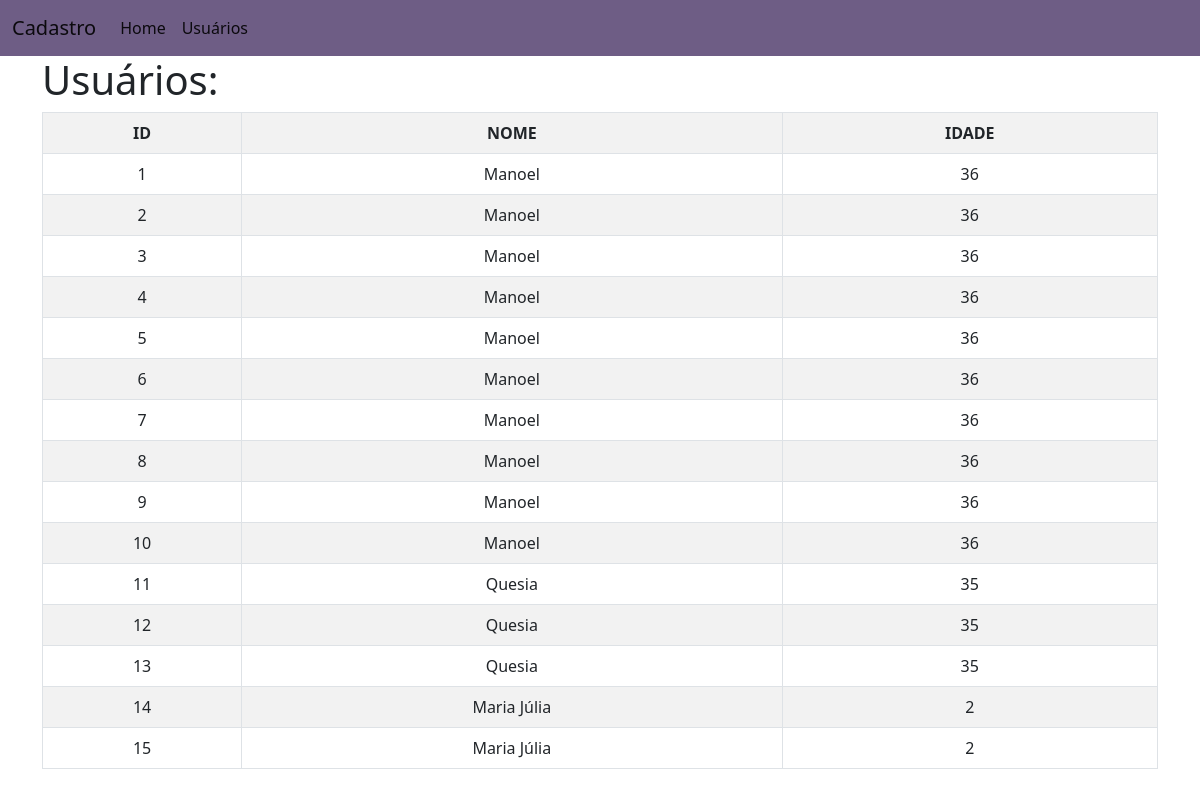
/listausuarios/, run on an earlier commit of the app's database.
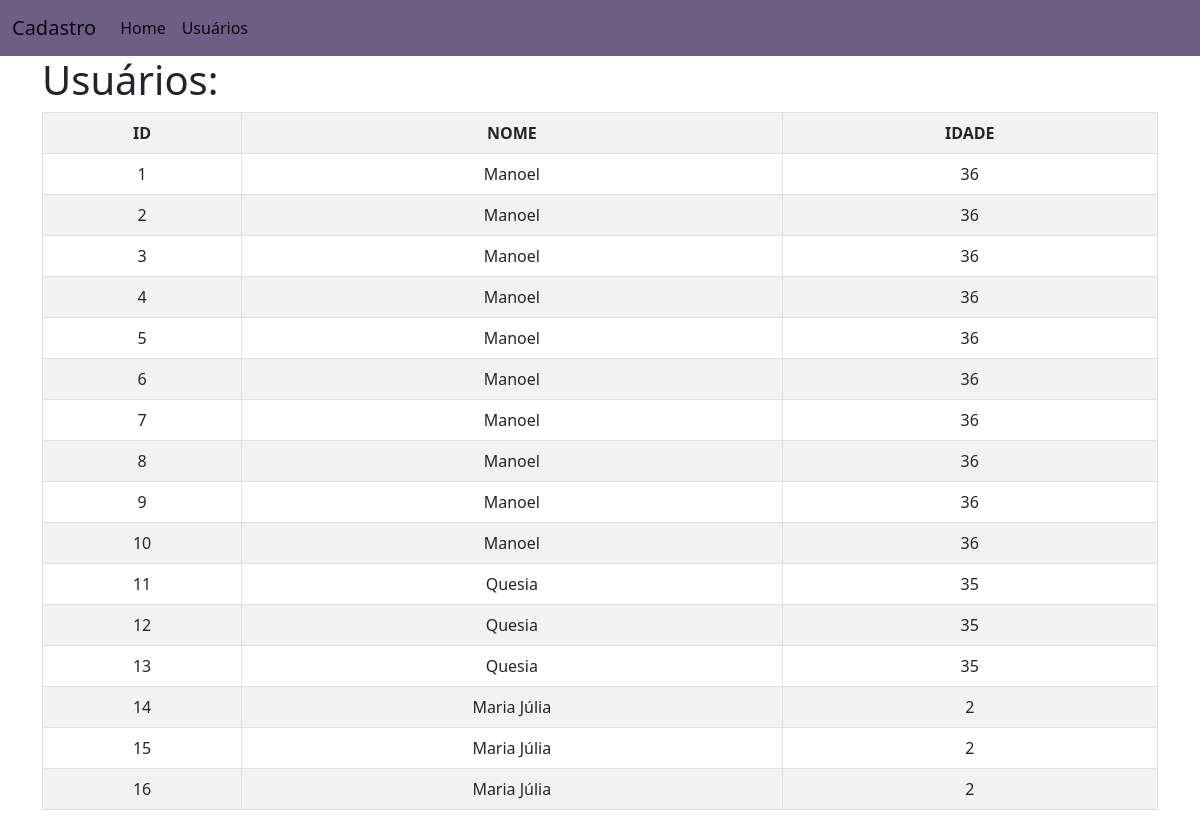
And on a later commit of the database.
### app_cad_users/models.py (models this page shows)
class Usuario(models.Model):
    id_usuario = models.AutoField(primary_key=True)
    nome = models.TextField(max_length=255)
    idade = models.IntegerField()

### app_cad_users/views.py (the view)
# urls.py: path('listausuarios/', views.ver_user, name='ver_user')
def ver_user(request):
    usuarios = {
    'usuarios': Usuario.objects.all()
    }
    return render(request, 'usuarios/usuarios.html', usuarios)

### app_cad_users/templates/usuarios/usuarios.html
{% extends 'usuarios/nav.html' %}
{% block conteudo %}
<div class="container">
    <h1>Usuários:</h1>
    <table class="table table-bordered table-striped">
        <tr>
            <th style="text-align: center;">ID</th>
            <th style="text-align: center;">NOME</th>
            <th style="text-align: center;">IDADE</th>
        </tr>
        {% for usuario in usuarios %}
        <tr>
            <td style="text-align: center;">{{usuario.id_usuario}}</td>
            <td style="text-align: center;">{{usuario.nome}}</td>
            <td style="text-align: center;">{{usuario.idade}}</td>
        </tr>
        {% endfor %}
    </table>
</div>
{% endblock %}

What changed in the data, as far as the page shows it:
added Usuario: id_usuario "16", nome "Maria Júlia", idade "2"
